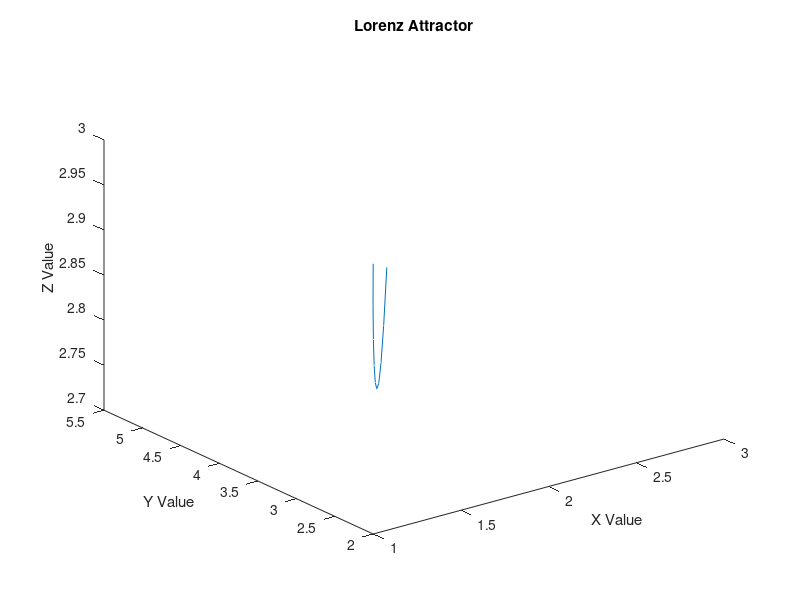

The MATLAB script that drew this image:
%Lorenz attractor
%Campbell Braun, homework 2, problem 3
%Sophie Coe, Grace Greer, Calliope Foo, TA Johnathan, Chelsea

clear,clc;

%variables for parts a through c
o = 10; %o = sigma
b = 8/3;
r = 28;
dt = 0.01;

X = [1];
Y = [2];
Z = [3];

%==========================================================================
%PART A, remove semicolons to see output in command window
for i = 1:9
    X(i + 1) = X(i) + o*(Y(i) - X(i))*dt;
    Y(i + 1) = Y(i) + (X(i)*(r - Z(i))-Y(i))*dt;
    Z(i + 1) = Z(i) + (X(i)*Y(i) - b*Z(i))*dt;
end
   
%Answers: 
% X = [1, 1.1, 1.23, 1.34, 1.4823, 1.6414, 1.8188, 2.0165, 2.2365, 2.4812]
% Y = [2, 2.23, 2.4834, 2.7632, 3.0727, 3.4155, 3.7954, 4.2167, 4.6837,
% 5.2013]
% Z = [3, 2.94, 2.8861, 2.8393, 2.8006, 2.7715, 2.7536, 2.7492, 2.7609,
% 2.7921]

%==========================================================================
%PART B
plot3(X, Y, Z);
hold on
title('Lorenz Attractor')
xlabel('X Value')
ylabel('Y Value')
zlabel('Z Value')

%==========================================================================
%PART C, remove semicolons to see output in command window
for i = 1:99
    X(i + 1) = X(i) + o*(Y(i) - X(i))*dt;
    Y(i + 1) = Y(i) + (X(i)*(r - Z(i))-Y(i))*dt;
    Z(i + 1) = Z(i) + (X(i)*Y(i) - b*Z(i))*dt;
end
%Answers:
%X(10) is 2.48, but X(100) is -6.2419 (The result decreases)
%Y(10) is 5.20, but Y(100) is -8.3995 (The result decreases)
%Z(10) is 2.79, but Z(100) is 20.4576 (The result increases)

for i = 1:999
    X(i + 1) = X(i) + o*(Y(i) - X(i))*dt;
    Y(i + 1) = Y(i) + (X(i)*(r - Z(i))-Y(i))*dt;
    Z(i + 1) = Z(i) + (X(i)*Y(i) - b*Z(i))*dt;
end
%Answers:
%X(100) is -6.2419, but X(1000) is -3.7369 (The result increases)
%Y(100) is -8.3995, but Y(1000) is -5.6867 (The result increases)
%Z(100) is 20.4576, but Z(1000) is 20.2370 (The result decreases)

for i = 1:9999
    X(i + 1) = X(i) + o*(Y(i) - X(i))*dt;
    Y(i + 1) = Y(i) + (X(i)*(r - Z(i))-Y(i))*dt;
    Z(i + 1) = Z(i) + (X(i)*Y(i) - b*Z(i))*dt;
end
%Answers:
%X(1000) is -3.7369, but X(10000) is 14.2029 (The result increases)
%Y(1000) is -5.6867, but Y(10000) is 24.0434 (The result increases)
%Z(1000) is 20.2370, but Z(10000) is 21.7877 (The result increases)

%==========================================================================
%PART D, remove semicolons to see output in command window
o = 10;
b = 8/3;
r = 28;
dt = 0.01;

%I increased the values of X, Y, and Z by a factor of 4
X = [4]; 
Y = [8];
Z = [12];

for i = 1:9
    X(i + 1) = X(i) + o*(Y(i) - X(i))*dt;
    Y(i + 1) = Y(i) + (X(i)*(r - Z(i))-Y(i))*dt;
    Z(i + 1) = Z(i) + (X(i)*Y(i) - b*Z(i))*dt;
end
%Answers: 
% X = [4, 4.4, 4.816, 5.2522, 5.7125, 6.1999, 6.7173, 7.2668, 7.8498, 8.4669]
%X(10) was 2.48, but X(10) is now 8.4669 (The result increased)
% Y = [8, 8.56, 9.1784, 9.8544, 10.5870, 11.3739, 12.2122, 13.0968, 14.9732]
%Y(10) was  5.20, but Y(10) is now 14.9732 (The result increased)
% Z = [12, 12, 12.0566, 12.1772, 12.37, 12.6449, 13.0129, 13.4862, 14.0783, 14.8035]
%Z(10) was 2.79, but Z(10) is now 14.8035 (The result increased)

for i = 1:99
    X(i + 1) = X(i) + o*(Y(i) - X(i))*dt;
    Y(i + 1) = Y(i) + (X(i)*(r - Z(i))-Y(i))*dt;
    Z(i + 1) = Z(i) + (X(i)*Y(i) - b*Z(i))*dt;
end
%Answers:
%X(100) was -6.2419, but X(100) is now -7.0578 (The result decreased)
%Y(100) was -8.3995, but Y(100) is now -2.5221 (The result increased)
%Z(100) was 20.4576, but Z(100) is now 30.662 (The result increased)

for i = 1:999
    X(i + 1) = X(i) + o*(Y(i) - X(i))*dt;
    Y(i + 1) = Y(i) + (X(i)*(r - Z(i))-Y(i))*dt;
    Z(i + 1) = Z(i) + (X(i)*Y(i) - b*Z(i))*dt;
end
%Answers:
%X(1000) was -3.7369, but X(1000) is now -8.3883 (The result decreased)
%Y(1000) was -5.6867, but Y(1000) is now -0.7499 (The result increased)
%Z(1000) was 20.2370, but Z(1000) is now 34.5896 (The result increased)

for i = 1:9999
    X(i + 1) = X(i) + o*(Y(i) - X(i))*dt;
    Y(i + 1) = Y(i) + (X(i)*(r - Z(i))-Y(i))*dt;
    Z(i + 1) = Z(i) + (X(i)*Y(i) - b*Z(i))*dt;
end
%Answers:
%X(10000) was 14.2029, but X(10000) is now -8.1458 (The result decreased)
%Y(10000) was 24.0434, but Y(10000) is now -12.6177 (The result decreased)
%Z(10000) was 21.7877, but Z(10000) is now 18.9134 (The result decreased)

%==========================================================================
%PART E
%Note for my answers to part E:
%The X,Y,Z values here are compared to their values from part A, not D

%Test One: only changing o (sigma) by a factor of 4
o = 40;
b = 8/3;
r = 28;
dt = 0.01;

%I reverted X, Y, and Z back to their original values from part a
X = [1]; 
Y = [2];
Z = [3];

for i = 1:9
    X(i + 1) = X(i) + o*(Y(i) - X(i))*dt;
    Y(i + 1) = Y(i) + (X(i)*(r - Z(i))-Y(i))*dt;
    Z(i + 1) = Z(i) + (X(i)*Y(i) - b*Z(i))*dt;
end
%Answers: 
% X = [1, 1.4, 1.73, 2.0626, 2.4247, 2.8375, 3.3153, 3.8713, 4.5190, 5.2733]
%X(10) was 2.48, but X(10) is now 5.2733 (The result increased)
% Y = [2, 2.23, 2.5585, 2.9678, 3.4567, 4.0320, 4.7053, 5.4906, 6.4047, 7.4658]
%Y(10) was  5.20, but Y(10) is now 7.4658 (The result increased)
% Z = [3, 2.94, 2.8928, 2.86, 2.8449, 2.8529, 2.8912, 2.9701, 3.1035, 3.3101]
%Z(10) was 2.79, but Z(10) is now 3.3101 (The result increased)

for i = 1:99
    X(i + 1) = X(i) + o*(Y(i) - X(i))*dt;
    Y(i + 1) = Y(i) + (X(i)*(r - Z(i))-Y(i))*dt;
    Z(i + 1) = Z(i) + (X(i)*Y(i) - b*Z(i))*dt;
end
%Answers:
%X(100) was -6.2419, but X(100) is now -1.9963 (The result increased)
%Y(100) was -8.3995, but Y(100) is now -2.6733 (The result increased)
%Z(100) was 20.4576, but Z(100) is now 8.1776 (The result decreased)

for i = 1:999
    X(i + 1) = X(i) + o*(Y(i) - X(i))*dt;
    Y(i + 1) = Y(i) + (X(i)*(r - Z(i))-Y(i))*dt;
    Z(i + 1) = Z(i) + (X(i)*Y(i) - b*Z(i))*dt;
end
%Answers:
%X(1000) was -3.7369, but X(1000) is now -16.1574 (The result decreased)
%Y(1000) was -5.6867, but Y(1000) is now -19.458 (The result decreased)
%Z(1000) was 20.2370, but Z(1000) is now 20.4801 (The result increased)

for i = 1:9999
    X(i + 1) = X(i) + o*(Y(i) - X(i))*dt;
    Y(i + 1) = Y(i) + (X(i)*(r - Z(i))-Y(i))*dt;
    Z(i + 1) = Z(i) + (X(i)*Y(i) - b*Z(i))*dt;
end
%Answers:
%X(10000) was 14.2029, but X(10000) is now -16.1574 (The result decreased)
%Y(10000) was 24.0434, but Y(10000) is now -19.458 (The result decreased)
%Z(10000) was 21.7877, but Z(10000) is now 20.4801 (The result decreased)

%This relationship is hard to describe, but I believe sigma affects the
%system by making the derivative of the difference between Y(i) and X(i) smaller or larger


%Test Two: only changing b by a factor of 4
o = 10;
b = 32/3;
r = 28;
dt = 0.01;

X = [1];
Y = [2];
Z = [3];

for i = 1:9
   X(i + 1) = X(i) + o*(Y(i) - X(i))*dt;
   Y(i + 1) = Y(i) + (X(i)*(r - Z(i))-Y(i))*dt;
   Z(i + 1) = Z(i) + (X(i)*Y(i) - b*Z(i))*dt;
end
%Answers:
% X = [1, 1.1, 1.213, 1.3403, 1.4834, 1.644, 1.824, 2.0255, 2.251, 2.5032]
%X(10) was 2.48, but X(10) is now 2.5032 (The result increased)
% Y = [2, 2.23, 2.486, 2.7712, 3.0892, 3.4439, 3.8395, 4.2808, 4.773, 5.3216]
%Y(10) was  5.20, but Y(10) is now 5.3216 (The result increased)
% Z = [3, 2.7, 2.4365, 2.2068, 2.0085, 1.8401, 1.7005, 1.5891, 1.5063, 1.4531]
%Z(10) was 2.79, but Z(10) is now 1.4531 (The result decreased)
for i = 1:99
   X(i + 1) = X(i) + o*(Y(i) - X(i))*dt;
   Y(i + 1) = Y(i) + (X(i)*(r - Z(i))-Y(i))*dt;
   Z(i + 1) = Z(i) + (X(i)*Y(i) - b*Z(i))*dt;
end
%Answers:
%X(100) was -6.2419, but X(100) is now 11.6397 (The result increased)
%Y(100) was -8.3995, but Y(100) is now 18.5604 (The result increased)
%Z(100) was 20.4576, but Z(100) is now 13.6396 (The result decreased)
for i = 1:999
   X(i + 1) = X(i) + o*(Y(i) - X(i))*dt;
   Y(i + 1) = Y(i) + (X(i)*(r - Z(i))-Y(i))*dt;
   Z(i + 1) = Z(i) + (X(i)*Y(i) - b*Z(i))*dt;
end
%Answers:
%X(1000) was -3.7369, but X(1000) is now 16.9023 (The result increased)
%Y(1000) was -5.6867, but Y(1000) is now 16.9802 (The result increased)
%Z(1000) was 20.2370, but Z(1000) is now 26.836 (The result increased)
for i = 1:9999
   X(i + 1) = X(i) + o*(Y(i) - X(i))*dt;
   Y(i + 1) = Y(i) + (X(i)*(r - Z(i))-Y(i))*dt;
   Z(i + 1) = Z(i) + (X(i)*Y(i) - b*Z(i))*dt;
end
%Answers:
%X(10000) was 14.2029, but X(10000) is now 16.9706 (The result increased)
%Y(10000) was 24.0434, but Y(10000) is now 16.9706 (The result decreased)
%Z(10000) was 21.7877, but Z(10000) is now 27 (The result increased)

%This relationship is hard to describe, but I believe b affects the system
%by making the derivative of the difference between {the product of [X(i) &
%Y(i)] and the value of Z(i)} smaller or larger


%Test Three: only changing r by a factor of 2
%(I did by a factor of 2 instead of 4 because the outputs were too large
%that MATLAB was giving me errors)
o = 10;
b = 8/3;
r = 56;
dt = 0.01;
%I reverted X, Y, and Z back to their original values from part a
X = [1];
Y = [2];
Z = [3];
for i = 1:9
   X(i + 1) = X(i) + o*(Y(i) - X(i))*dt;
   Y(i + 1) = Y(i) + (X(i)*(r - Z(i))-Y(i))*dt;
   Z(i + 1) = Z(i) + (X(i)*Y(i) - b*Z(i))*dt;
end
%Answers:
% X = [1, 1.1, 1.241, 1.4238, 1.6511, 1.9276, 2.2599, 2.6562, 3.1268, 3.684]
%X(10) was 2.48, but X(10) is now 3.684 (The result increased)
% Y = [2, 2.51, 3.0686, 3.697, 4.4167, 5.2505, 6.223, 7.3619, 8.6984, 10.2676]
%Y(10) was  5.20, but Y(10) is now 10.2676 (The result increased)
% Z = [3, 2.94, 2.8892, 2.8502, 2.8269, 2.8244, 2.8503, 2.9149, 3.0328, 3.2239]
%Z(10) was 2.79, but Z(10) is now 3.2239 (The result increased)
for i = 1:99
   X(i + 1) = X(i) + o*(Y(i) - X(i))*dt;
   Y(i + 1) = Y(i) + (X(i)*(r - Z(i))-Y(i))*dt;
   Z(i + 1) = Z(i) + (X(i)*Y(i) - b*Z(i))*dt;
end
%Answers:
%X(100) was -6.2419, but X(100) is now 1.9486 (The result increased)
%Y(100) was -8.3995, but Y(100) is now 4.2981 (The result increased)
%Z(100) was 20.4576, but Z(100) is now 38.7455 (The result increased)
for i = 1:999
   X(i + 1) = X(i) + o*(Y(i) - X(i))*dt;
   Y(i + 1) = Y(i) + (X(i)*(r - Z(i))-Y(i))*dt;
   Z(i + 1) = Z(i) + (X(i)*Y(i) - b*Z(i))*dt;
end
%Answers:
%X(1000) was -3.7369, but X(1000) is now 3.0718 (The result increased)
%Y(1000) was -5.6867, but Y(1000) is now 5.7165 (The result increased)
%Z(1000) was 20.2370, but Z(1000) is now 32.3422 (The result increased)
for i = 1:9999
   X(i + 1) = X(i) + o*(Y(i) - X(i))*dt;
   Y(i + 1) = Y(i) + (X(i)*(r - Z(i))-Y(i))*dt;
   Z(i + 1) = Z(i) + (X(i)*Y(i) - b*Z(i))*dt;
end
%Answers:
%X(10000) was 14.2029, but X(10000) is now -16.5963 (The result decreased)
%Y(10000) was 24.0434, but Y(10000) is now -11.3994 (The result decreased)
%Z(10000) was 21.7877, but Z(10000) is now 66.9535 (The result increased)

%This relationship is hard to describe, but I believe r affects the system
%by making the factor of X(i) in the derivative of the difference between
%X(i) and Y(i) larger or smaller 

